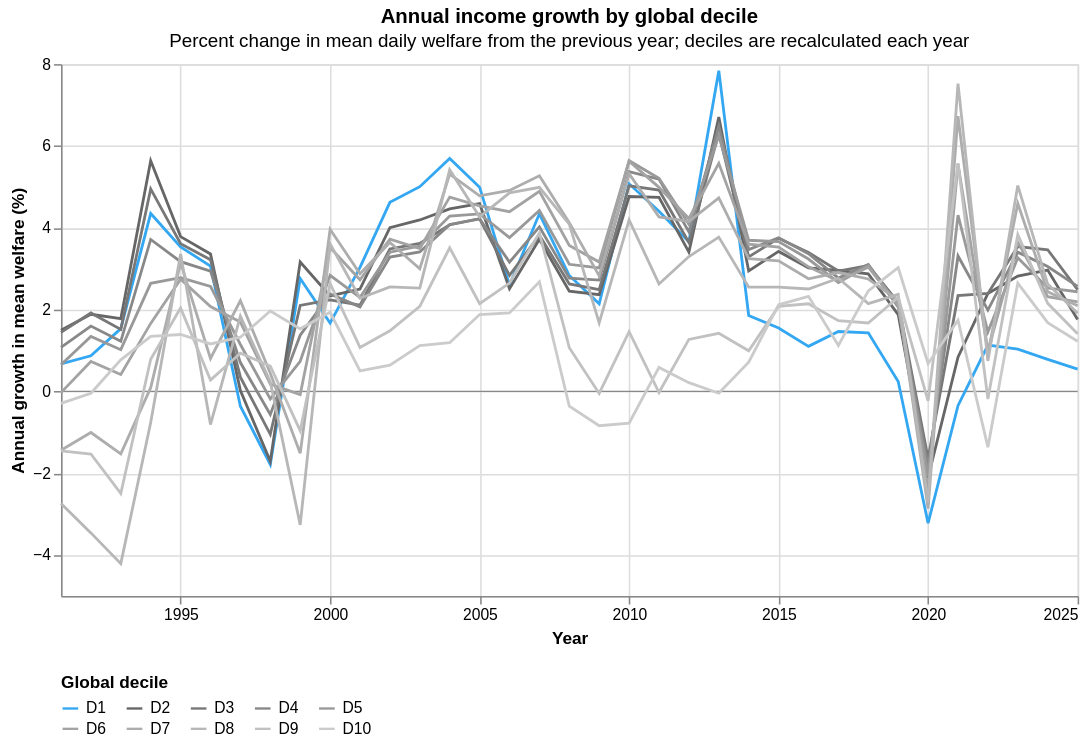

This figure's notebook cell:
### Code cell
decile_order = [f'D{i}' for i in range(1, 11)]
decile_colors = [
    '#34A7F2', '#666666', '#777777', '#888888', '#999999',
    '#A3A3A3', '#ADADAD', '#B7B7B7', '#C1C1C1', '#CBCBCB',
]

annual_growth_data = decile_means.dropna(subset=['annual_growth_pct'])
annual_growth_lines = alt.Chart(annual_growth_data).mark_line(strokeWidth=1.8).encode(
    x=alt.X('year:Q', title='Year', scale=alt.Scale(domain=[FIRST_YEAR + 1, LAST_YEAR], nice=False),
            axis=alt.Axis(format='d', values=list(range(1995, LAST_YEAR + 1, 5)))),
    y=alt.Y('annual_growth_pct:Q', title='Annual growth in mean welfare (%)'),
    color=alt.Color('decile_label:N', sort=decile_order,
                    scale=alt.Scale(domain=decile_order, range=decile_colors),
                    legend=alt.Legend(title='Global decile', orient='bottom', columns=5)),
)
annual_zero = alt.Chart(pd.DataFrame({'growth': [0]})).mark_rule(color='#888888', strokeWidth=0.8).encode(
    y='growth:Q',
)
annual_growth_chart = (annual_zero + annual_growth_lines).properties(
    width=650,
    height=340,
    title=alt.TitleParams(
        'Annual income growth by global decile',
        subtitle='Percent change in mean daily welfare from the previous year; deciles are recalculated each year',
    ),
)
annual_growth_chart

### Figure 1 — Vega-Lite specification as saved in the notebook (floating-point values rounded to 4 significant figures; data arrays with more than 128 entries replaced by an {"elided": "..."} marker saying what was removed)
{"config": {"view": {"continuousWidth": 300, "continuousHeight": 300}}, "layer": [{"data": {"name": "data-d9fb1886d5e290848cea39d2701b03c0"}, "mark": {"type": "rule", "color": "#888888", "strokeWidth": 0.8}, "encoding": {"y": {"field": "growth", "type": "quantitative"}}}, {"data": {"name": "data-15153768bf13f3a02effcafd07f189d8"}, "mark": {"type": "line", "strokeWidth": 1.8}, "encoding": {"color": {"field": "decile_label", "legend": {"columns": 5, "orient": "bottom", "title": "Global decile"}, "scale": {"domain": ["D1", "D2", "D3", "D4", "D5", "D6", "D7", "D8", "D9", "D10"], "range": ["#34A7F2", "#666666", "#777777", "#888888", "#999999", "#A3A3A3", "#ADADAD", "#B7B7B7", "#C1C1C1", "#CBCBCB"]}, "sort": ["D1", "D2", "D3", "D4", "D5", "D6", "D7", "D8", "D9", "D10"], "type": "nominal"}, "x": {"axis": {"format": "d", "values": [1995, 2000, 2005, 2010, 2015, 2020, 2025]}, "field": "year", "scale": {"domain": [1991, 2025], "nice": false}, "title": "Year", "type": "quantitative"}, "y": {"field": "annual_growth_pct", "title": "Annual growth in mean welfare (%)", "type": "quantitative"}}}], "height": 340, "title": {"text": "Annual income growth by global decile", "subtitle": "Percent change in mean daily welfare from the previous year; deciles are recalculated each year"}, "width": 650, "$schema": "https://vega.github.io/schema/vega-lite/v6.4.1.json", "datasets": {"data-d9fb1886d5e290848cea39d2701b03c0": [{"growth": 0}], "data-15153768bf13f3a02effcafd07f189d8": {"elided": "350 records"}}}
